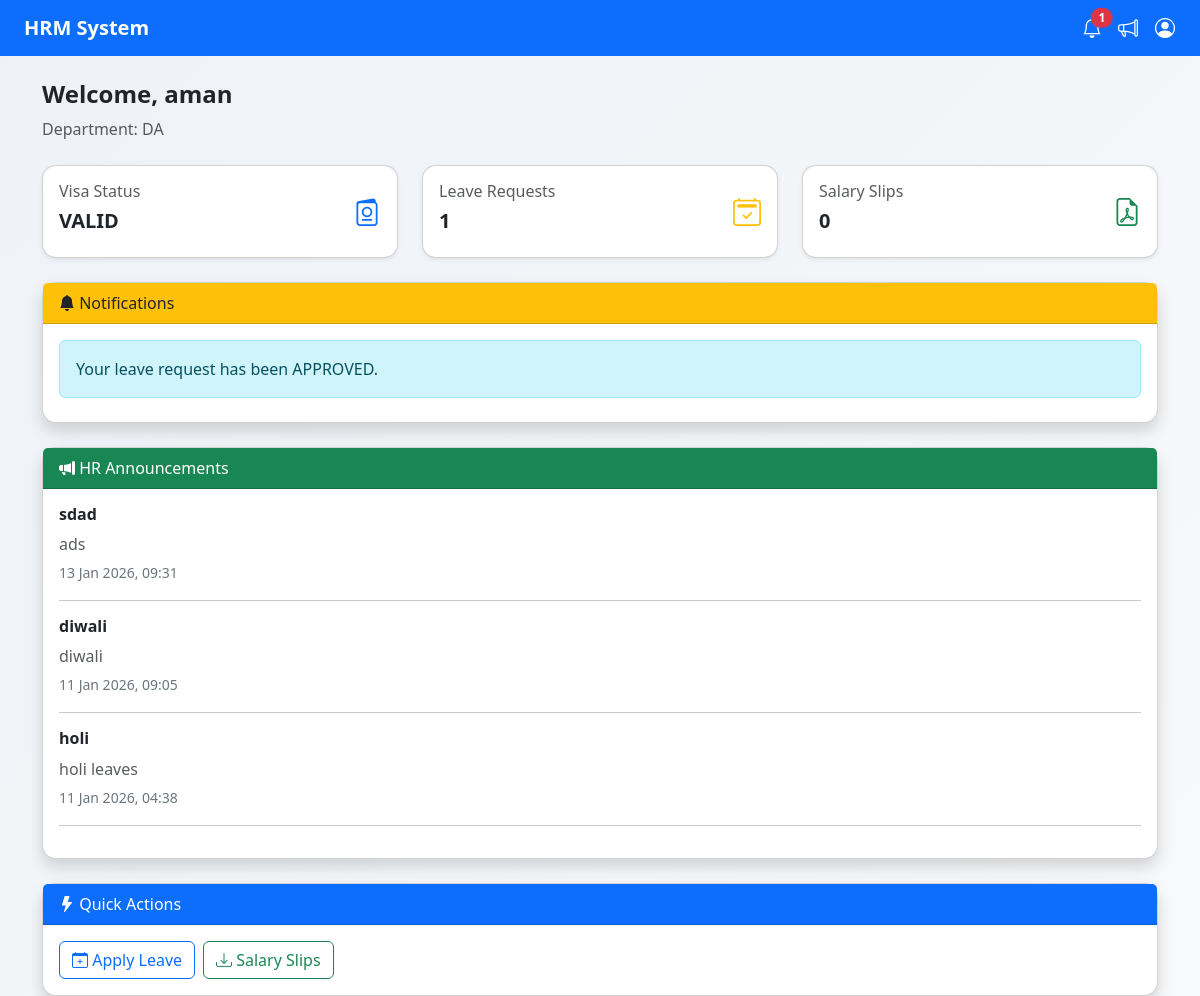
Page /employee/dashboard/ (signed in) on the committed database.
### hrm_dashboard/models.py (models this page shows, shortened)
class Employee(models.Model):
    user = models.OneToOneField(User, on_delete=models.CASCADE,blank=True,null=True)
    name = models.CharField(max_length=100)
    department = models.CharField(max_length=100)
    nationality = models.CharField(
        max_length=10,
        choices=[('INDIA', 'India'), ('UK', 'UK')]
    )
    share_code = models.CharField(max_length=20,blank=True,null=True)
    visa_status = models.CharField(
        max_length=20,
        choices=[('VALID', 'Valid'), ('EXPIRED', 'Expired')]
    )
    email = models.EmailField(null=True, blank=True)
    mobile = models.CharField(max_length=15, null=True, blank=True)
    photo = models.ImageField(upload_to='profile_photos/', null=True, blank=True)

class Notification(models.Model):
    employee = models.ForeignKey(Employee, on_delete=models.CASCADE)
    message = models.CharField(max_length=255)
    is_read = models.BooleanField(default=False)
    created_at = models.DateTimeField(auto_now_add=True)

class Announcement(models.Model):
    title = models.CharField(max_length=200)
    message = models.TextField()
    created_at = models.DateTimeField(auto_now_add=True)

### hrm_dashboard/views.py (the view)
# urls.py: path('employee/dashboard/', employee_dashboard,name="employee_dashboard"),
@login_required
def employee_dashboard(request):
    employee = Employee.objects.get(user=request.user)
    slips = SalarySlip.objects.filter(employee=employee)
    announcements = Announcement.objects.all().order_by('-created_at')[:5]
    notifications = Notification.objects.filter(employee=employee, is_read=False)
    notifications_count = notifications.count()
    leave_count = Leave.objects.filter(employee=employee).count()
    salary_count = SalarySlip.objects.filter(employee=employee).count()
    unread_count = Notification.objects.filter(
        employee=employee,
        is_read=False
    ).count()
    return render(request, 'employee/dashboard.html', {
        'employee': employee,
        'slips': slips,
        'announcements': announcements,
        'notifications': notifications,
        'notifications_count':notifications_count,
        'leave_count': leave_count,
        'unread_count': unread_count,
        'salary_count': salary_count
    })

### hrm_dashboard/templates/employee/dashboard.html (shortened to what this page needs)
<!DOCTYPE html>
<html lang="en">
<head>
    <link href="https://cdn.jsdelivr.net/npm/bootstrap@5.3.2/dist/css/bootstrap.min.css" rel="stylesheet">
    <link href="https://cdn.jsdelivr.net/npm/bootstrap-icons/font/bootstrap-icons.css" rel="stylesheet">
</head>
<body>
{% include "common/navbar.html" %}
<div class="container mt-4">
    <div class="mb-4">
        <h4 class="fw-bold">
            Welcome, {{ employee.name }}
        </h4>
        <p class="text-muted mb-0">
            Department: {{ employee.department }}
        </p>
    </div>
    <div class="row g-4 mb-4">
        <div class="col-md-4">
            <div class="card stat-card shadow-sm">
                <div class="card-body d-flex justify-content-between align-items-center">
                    <div>
                        <h6 class="text-muted">Visa Status</h6>
                        <h5 class="fw-bold">{{ employee.visa_status }}</h5>
                    </div>
                    <div class="icon-box text-primary">
                        <i class="bi bi-passport"></i>
                    </div>
                </div>
            </div>
        </div>
        <div class="col-md-4">
            <div class="card stat-card shadow-sm">
                <div class="card-body d-flex justify-content-between align-items-center">
                    <div>
                        <h6 class="text-muted">Leave Requests</h6>
                        <h5 class="fw-bold">{{ leave_count }}</h5>
                    </div>
                    <div class="icon-box text-warning">
                        <i class="bi bi-calendar2-check"></i>
                    </div>
                </div>
            </div>
        </div>
        <div class="col-md-4">
            <div class="card stat-card shadow-sm">
                <div class="card-body d-flex justify-content-between align-items-center">
                    <div>
                        <h6 class="text-muted">Salary Slips</h6>
                        <h5 class="fw-bold">{{ salary_count }}</h5>
                    </div>
                    <div class="icon-box text-success">
                        <i class="bi bi-file-earmark-pdf"></i>
                    </div>
                </div>
            </div>
        </div>
    </div>
    <div class="card shadow mb-4">
        <div class="card-header bg-warning">
            <i class="bi bi-bell-fill"></i> Notifications
        </div>
        <div class="card-body">
            {% for note in notifications %}
                <div class="alert alert-info mb-2">
                    {{ note.message }}
                </div>
            {% empty %}
                <p class="text-muted mb-0">No new notifications</p>
            {% endfor %}
        </div>
    </div>
    <div class="card shadow mb-4">
        <div class="card-header bg-success text-white">
            <i class="bi bi-megaphone-fill"></i> HR Announcements
        </div>
        <div class="card-body">
            {% for ann in announcements %}
                <div class="mb-3">
                    <h6 class="fw-semibold">{{ ann.title }}</h6>
                    <p class="text-muted mb-1">{{ ann.message }}</p>
                    <small class="text-secondary">
                        {{ ann.created_at|date:"d M Y, H:i" }}
                    </small>
                    <hr>
                </div>
            {% empty %}
                <p class="text-muted mb-0">No announcements available</p>
            {% endfor %}
        </div>
    </div>
    <div class="card shadow">
        <div class="card-header bg-primary text-white">
            <i class="bi bi-lightning-fill"></i> Quick Actions
        </div>
        <div class="card-body">
            <div class="d-flex flex-wrap gap-2">
                <a href="/employee/apply-leave/" class="btn btn-outline-primary">
                    <i class="bi bi-calendar-plus"></i> Apply Leave
                </a>
                <a href="#salary" class="btn btn-outline-success">
                    <i class="bi bi-download"></i> Salary Slips
                </a>
            </div>
        </div>
    </div>
</div>
</body>
</html>

### hrm_dashboard/templates/common/navbar.html (shortened to what this page needs)
<nav class="navbar navbar-expand-lg navbar-dark bg-primary px-4">
    <a class="navbar-brand fw-bold" href="#">HRM System</a>
    <div class="ms-auto d-flex align-items-center gap-3">
        <div class="dropdown">
            <a class="text-white position-relative"
               data-bs-toggle="dropdown">
                <i class="bi bi-bell fs-5"></i>
                {% if notifications_count > 0 %}
                <span class="position-absolute top-0 start-100 translate-middle
                             badge rounded-pill bg-danger">
                    {{ notifications_count }}
                </span>
                {% endif %}
            </a>
        </div>
        <div class="dropdown">
            <a class="text-white" data-bs-toggle="dropdown">
                <i class="bi bi-megaphone fs-5"></i>
            </a>
        </div>
        <div class="dropdown">
    <button class="btn btn-link text-white p-0"
            type="button"
            data-bs-toggle="dropdown"
            aria-expanded="false">
        <i class="bi bi-person-circle fs-5"></i>
    </button>
</div>
</nav>

### hrm_dashboard/templates/employee/dashboard.html (style rules this page uses)
body { background: linear-gradient(135deg, #eef2f7, #f8f9fa); }
.card { border-radius: 14px; }
.stat-card { transition: transform .2s; }
.icon-box { font-size: 28px; }

### rows in the picture
Employee: name "aman", department "DA", visa_status "VALID"
Notification: message "Your leave request has been APPROVED."
Announcement: title "sdad", message "ads", created_at "13 Jan 2026, 09:31"
Announcement: title "diwali", message "diwali", created_at "11 Jan 2026, 09:05"
Announcement: title "holi", message "holi leaves", created_at "11 Jan 2026, 04:38"

### other values in the picture
{{ notifications_count }} "1"
{{ leave_count }} "1"
{{ salary_count }} "0"
